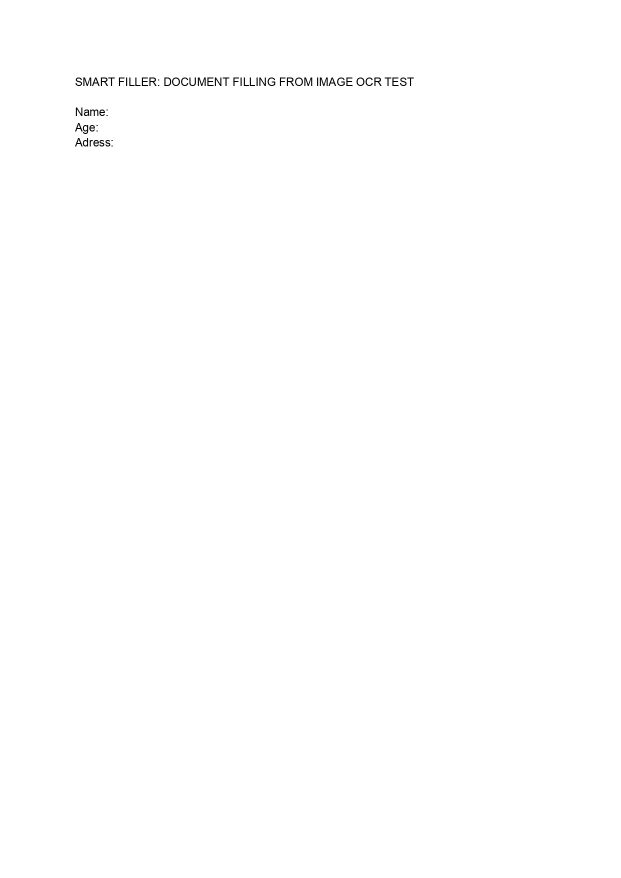
#> input picture ExampleDocument_page-0001.jpg, 1242 x 1755 px (shown at 1/2 size)
$ python test4.py
#> lines starting #> are read from the running program, lines starting #| are printed output that depends on the picture
import json
from PIL import Image, ImageDraw, ImageFont


img = Image.open("ExampleDocument_page-0001.jpg")
#> img is the input picture: PIL image 1242x1755 RGB; min 0, max 255, mean 254.5

textbox_coordinates = (240, 210, 740, 210)

with open("data_test4.json") as json_file:
#> (reads data_test4.json from the repository)
    data = json.load(json_file)

draw = ImageDraw.Draw(img)
font = ImageFont.truetype("font\Roboto-Medium.ttf", 12)

data_to_print = "Test data: {}".format(data)

draw.text(textbox_coordinates[:2], data_to_print, font=font, fill=(0,0,0))

img.save("FilledDocumentImg.jpg")
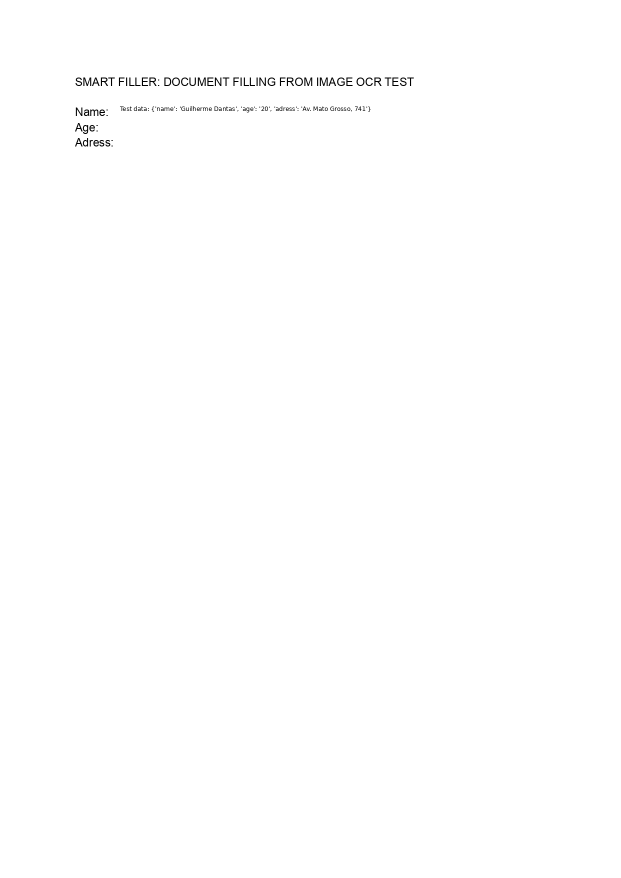
#> saved as FilledDocumentImg.jpg: PIL image 1242x1755 RGB (shown at 1/2 size); min 0, max 255, mean 254.3
